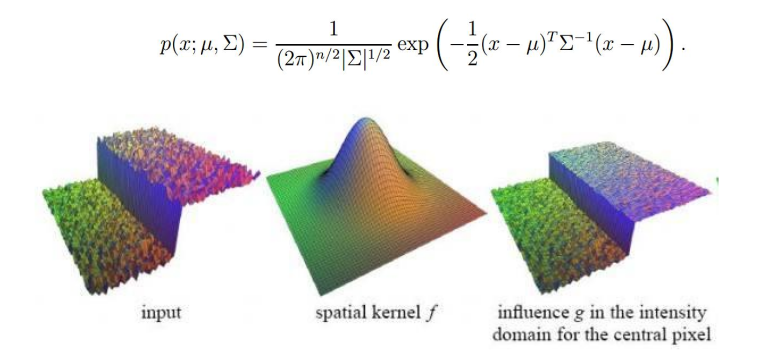
//> input picture 7.9/计算机视觉概述/images/DoG.png, 769 x 358 px
$ ./canny ../images/DoG.png   (built with g++ and OpenCV 4)
//> lines starting //> are read from the running program, lines starting //| are printed output that depends on the picture; after the words box and inside, x2 and y2 are one past the last pixel; in counts of white or black regions, pixels touching at a corner belong together
#include <opencv2/opencv.hpp>

int main(int argc, char* argv[]) {
    cv::Mat src = cv::imread(argv[1]);
//> src is the input picture: 358 rows x 769 cols, CV_8UC3; mean B, G, R 219.5, 221.8, 222.3
    cv::Mat dst;
    cv::Mat gray;

    cv::cvtColor(src, gray, cv::COLOR_BGR2GRAY); // 转换为灰度图
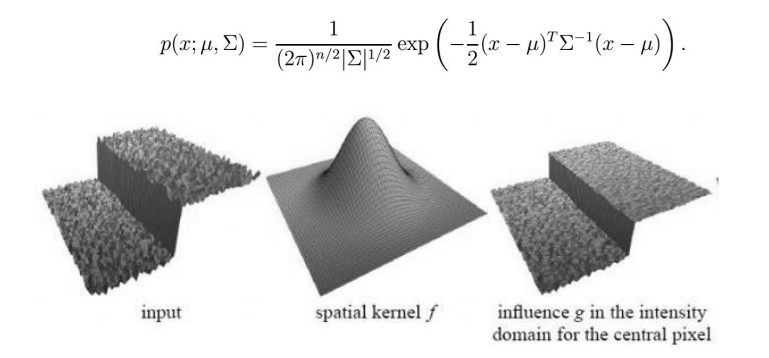
//> gray: 358 rows x 769 cols, CV_8UC1; min 1, max 255, mean 221.7
    cv::Canny(gray, dst, 50, 150); // Canny 边缘检测
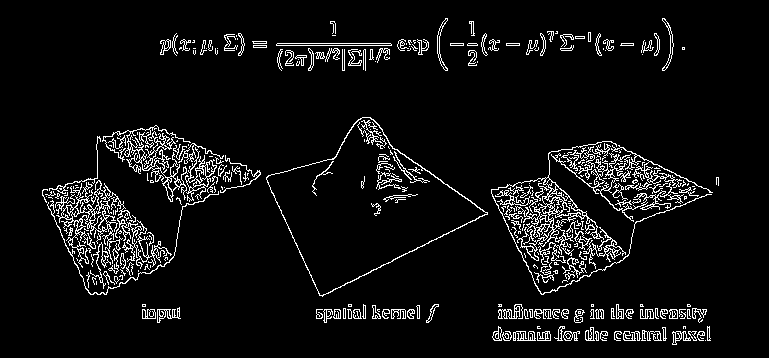
//> dst: 358 rows x 769 cols, CV_8UC1; 6.3% white in thin lines or dots, all inside (x1, y1, x2, y2) = (42, 18, 719, 345)

    cv::namedWindow("src", cv::WINDOW_NORMAL);
    cv::namedWindow("dst", cv::WINDOW_NORMAL);
    cv::imshow("src", src);
    cv::imshow("dst", dst);

    cv::waitKey(0);
    return 0;
}
